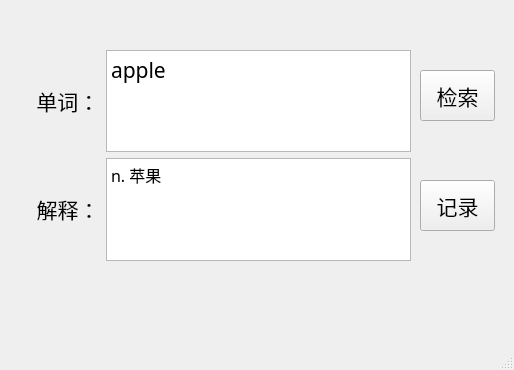
<?xml version="1.0" encoding="UTF-8"?>
<ui version="4.0">
 <class>MainWindow</class>
 <widget class="QMainWindow" name="MainWindow">
  <property name="geometry">
   <rect>
    <x>0</x>
    <y>0</y>
    <width>514</width>
    <height>370</height>
   </rect>
  </property>
  <property name="windowTitle">
   <string>record</string>
  </property>
  <widget class="QWidget" name="centralwidget">
   <widget class="QWidget" name="layoutWidget">
    <property name="geometry">
     <rect>
      <x>20</x>
      <y>50</y>
      <width>391</width>
      <height>211</height>
     </rect>
    </property>
    <layout class="QGridLayout" name="gridLayout">
     <item row="1" column="0" alignment="Qt::AlignVCenter">
      <widget class="QLabel" name="label_2">
       <property name="font">
        <font>
         <family>微软雅黑</family>
         <pointsize>16</pointsize>
        </font>
       </property>
       <property name="text">
        <string>   解释：</string>
       </property>
       <property name="alignment">
        <set>Qt::AlignCenter</set>
       </property>
      </widget>
     </item>
     <item row="0" column="0" alignment="Qt::AlignHCenter">
      <widget class="QLabel" name="label">
       <property name="font">
        <font>
         <family>微软雅黑</family>
         <pointsize>16</pointsize>
        </font>
       </property>
       <property name="text">
        <string>   单词：</string>
       </property>
      </widget>
     </item>
     <item row="0" column="1">
      <widget class="QTextEdit" name="textEdit">
       <property name="font">
        <font>
         <family>微软雅黑</family>
         <pointsize>16</pointsize>
        </font>
       </property>
       <property name="html">
        <string>&lt;!DOCTYPE HTML PUBLIC &quot;-//W3C//DTD HTML 4.0//EN&quot; &quot;http://www.w3.org/TR/REC-html40/strict.dtd&quot;&gt;
&lt;html&gt;&lt;head&gt;&lt;meta name=&quot;qrichtext&quot; content=&quot;1&quot; /&gt;&lt;style type=&quot;text/css&quot;&gt;
p, li { white-space: pre-wrap; }
&lt;/style&gt;&lt;/head&gt;&lt;body style=&quot; font-family:'微软雅黑'; font-size:16pt; font-weight:400; font-style:normal;&quot;&gt;
&lt;p style=&quot; margin-top:0px; margin-bottom:0px; margin-left:0px; margin-right:0px; -qt-block-indent:0; text-indent:0px;&quot;&gt;apple&lt;/p&gt;&lt;/body&gt;&lt;/html&gt;</string>
       </property>
      </widget>
     </item>
     <item row="1" column="1">
      <widget class="QTextEdit" name="textEdit_2">
       <property name="font">
        <font>
         <family>宋体</family>
         <pointsize>12</pointsize>
        </font>
       </property>
       <property name="html">
        <string>&lt;!DOCTYPE HTML PUBLIC &quot;-//W3C//DTD HTML 4.0//EN&quot; &quot;http://www.w3.org/TR/REC-html40/strict.dtd&quot;&gt;
&lt;html&gt;&lt;head&gt;&lt;meta name=&quot;qrichtext&quot; content=&quot;1&quot; /&gt;&lt;style type=&quot;text/css&quot;&gt;
p, li { white-space: pre-wrap; }
&lt;/style&gt;&lt;/head&gt;&lt;body style=&quot; font-family:'宋体'; font-size:12pt; font-weight:400; font-style:normal;&quot;&gt;
&lt;p style=&quot; margin-top:0px; margin-bottom:0px; margin-left:0px; margin-right:0px; -qt-block-indent:0; text-indent:0px;&quot;&gt;n. 苹果&lt;/p&gt;&lt;/body&gt;&lt;/html&gt;</string>
       </property>
      </widget>
     </item>
    </layout>
   </widget>
   <widget class="QPushButton" name="pushButton">
    <property name="geometry">
     <rect>
      <x>420</x>
      <y>70</y>
      <width>75</width>
      <height>51</height>
     </rect>
    </property>
    <property name="font">
     <font>
      <family>微软雅黑</family>
      <pointsize>16</pointsize>
     </font>
    </property>
    <property name="text">
     <string>检索</string>
    </property>
   </widget>
   <widget class="QPushButton" name="pushButton_2">
    <property name="geometry">
     <rect>
      <x>420</x>
      <y>180</y>
      <width>75</width>
      <height>51</height>
     </rect>
    </property>
    <property name="font">
     <font>
      <family>微软雅黑</family>
      <pointsize>16</pointsize>
     </font>
    </property>
    <property name="text">
     <string>记录</string>
    </property>
   </widget>
  </widget>
  <widget class="QMenuBar" name="menubar">
   <property name="geometry">
    <rect>
     <x>0</x>
     <y>0</y>
     <width>514</width>
     <height>23</height>
    </rect>
   </property>
  </widget>
  <widget class="QStatusBar" name="statusbar"/>
 </widget>
 <resources/>
 <connections/>
</ui>
